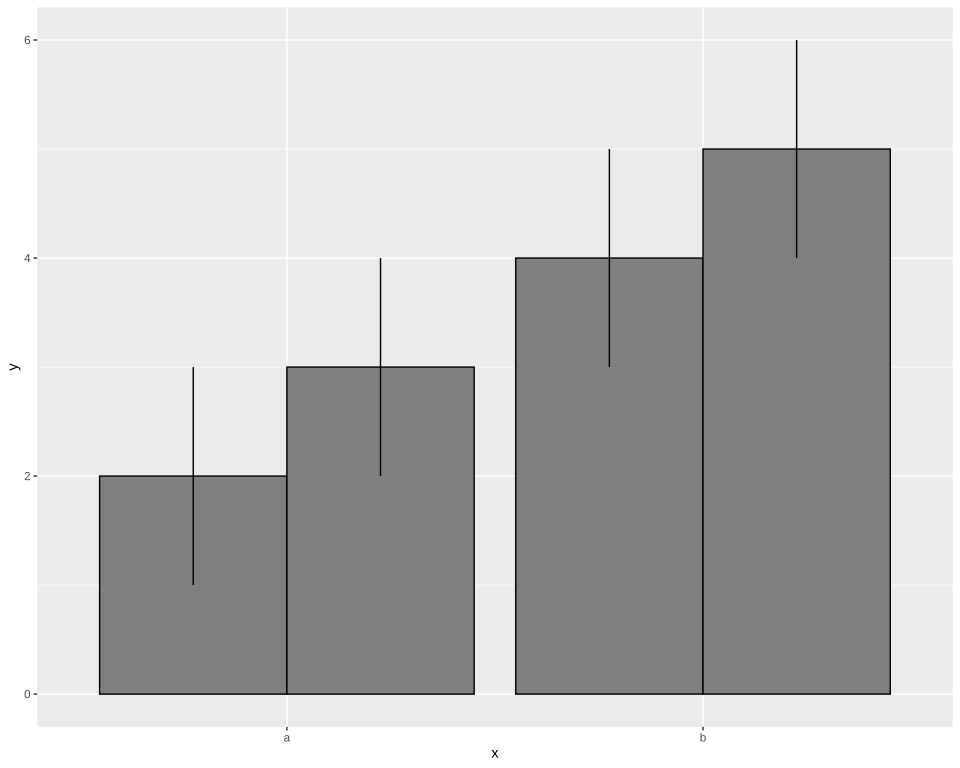

Source code (R):
# The plot test/golden/dodge_linerange_width.svg draws, drawn by ggplot2 itself, as ggplot2's own visual tests
# draw their snapshots: the independent check on that golden whenever it changes. The suite never
# runs this; it needs R, ggplot2 and vdiffr, saved as the Docker image giggly-r:ggplot2-4.0.3. From
# the repository's root:
#
#   docker run --rm -v "$PWD/test/golden":/golden:ro giggly-r:ggplot2-4.0.3 \
#     Rscript /golden/dodge_linerange_width.R > dodge_linerange_width.ggplot2.svg
#
# and compare the two drawings element by element, as test/golden/point.R does.
#
# position_dodge's page's line ranges dodged within position_dodge(width = 0.9), each on its bar.
# First checked with ggplot2 4.0.3 and vdiffr 1.0.9: every element and clip path matches, the x
# axis drawn before the y as in test/golden/point.R.

library(ggplot2)

d2 <- data.frame(x = c("a", "a", "b", "b"), y = 2:5, g = rep(1:2, 2), lo = 1:4, hi = 3:6)

plot <- ggplot(d2, aes(x, y, group = g)) +
  geom_col(position = "dodge", fill = "grey50", colour = "black") +
  geom_linerange(aes(ymin = lo, ymax = hi), position = position_dodge(width = 0.9)) +
  theme_gray()

file <- tempfile(fileext = ".svg")
vdiffr::write_svg(plot, file)
cat(readLines(file), sep = "\n")
